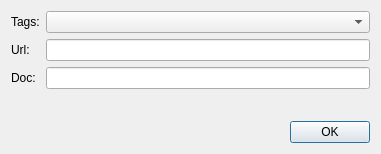
<?xml version="1.0" encoding="UTF-8"?>
<ui version="4.0">
 <class>TaskEditor</class>
 <widget class="QWidget" name="TaskEditor">
  <property name="geometry">
   <rect>
    <x>0</x>
    <y>0</y>
    <width>381</width>
    <height>154</height>
   </rect>
  </property>
  <property name="font">
   <font>
    <family>.AppleSystemUIFont</family>
   </font>
  </property>
  <property name="windowTitle">
   <string notr="true">Archive Task</string>
  </property>
  <layout class="QVBoxLayout" name="verticalLayout">
   <item>
    <layout class="QFormLayout" name="formLayout">
     <property name="fieldGrowthPolicy">
      <enum>QFormLayout::AllNonFixedFieldsGrow</enum>
     </property>
     <item row="0" column="0">
      <widget class="QLabel" name="tagsLabel">
       <property name="text">
        <string>Tags:</string>
       </property>
      </widget>
     </item>
     <item row="0" column="1">
      <widget class="MultiComboBox" name="tagsComboBox">
       <property name="sizePolicy">
        <sizepolicy hsizetype="Preferred" vsizetype="Preferred">
         <horstretch>0</horstretch>
         <verstretch>0</verstretch>
        </sizepolicy>
       </property>
      </widget>
     </item>
     <item row="1" column="0">
      <widget class="QLabel" name="urlLabel">
       <property name="text">
        <string>Url:</string>
       </property>
      </widget>
     </item>
     <item row="1" column="1">
      <widget class="QLineEdit" name="urlLineEdit"/>
     </item>
     <item row="2" column="0">
      <widget class="QLabel" name="docLabel">
       <property name="text">
        <string>Doc:</string>
       </property>
      </widget>
     </item>
     <item row="2" column="1">
      <widget class="QLineEdit" name="docLineEdit"/>
     </item>
    </layout>
   </item>
   <item>
    <widget class="QDialogButtonBox" name="buttonBox">
     <property name="standardButtons">
      <set>QDialogButtonBox::Ok</set>
     </property>
    </widget>
   </item>
  </layout>
 </widget>
 <customwidgets>
  <customwidget>
   <class>MultiComboBox</class>
   <extends>QComboBox</extends>
   <header location="global">cchelper</header>
  </customwidget>
 </customwidgets>
 <resources/>
 <connections/>
</ui>
